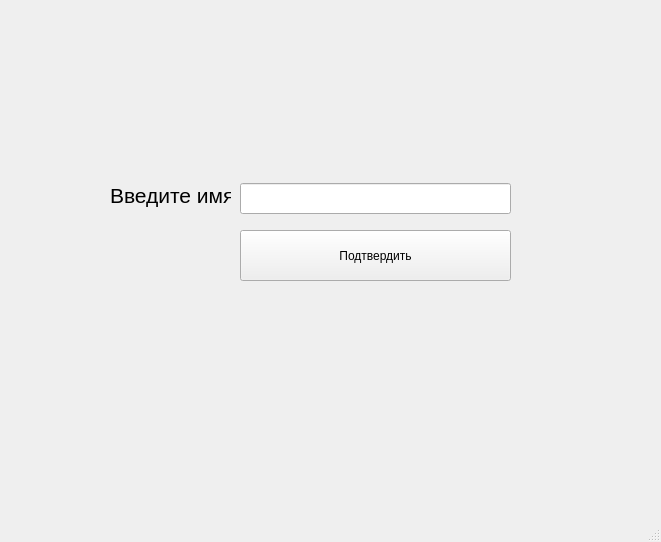
<?xml version="1.0" encoding="UTF-8"?>
<ui version="4.0">
 <class>MainWindow</class>
 <widget class="QMainWindow" name="MainWindow">
  <property name="geometry">
   <rect>
    <x>0</x>
    <y>0</y>
    <width>661</width>
    <height>542</height>
   </rect>
  </property>
  <property name="windowTitle">
   <string>Registration</string>
  </property>
  <widget class="QWidget" name="centralwidget">
   <widget class="QLabel" name="label">
    <property name="geometry">
     <rect>
      <x>110</x>
      <y>180</y>
      <width>121</width>
      <height>31</height>
     </rect>
    </property>
    <property name="font">
     <font>
      <pointsize>16</pointsize>
     </font>
    </property>
    <property name="text">
     <string>Введите имя:</string>
    </property>
   </widget>
   <widget class="QLineEdit" name="lineEdit">
    <property name="geometry">
     <rect>
      <x>240</x>
      <y>183</y>
      <width>271</width>
      <height>31</height>
     </rect>
    </property>
    <property name="font">
     <font>
      <pointsize>16</pointsize>
     </font>
    </property>
    <property name="text">
     <string/>
    </property>
   </widget>
   <widget class="QPushButton" name="pushButton">
    <property name="geometry">
     <rect>
      <x>240</x>
      <y>230</y>
      <width>271</width>
      <height>51</height>
     </rect>
    </property>
    <property name="text">
     <string>Подтвердить</string>
    </property>
   </widget>
  </widget>
  <widget class="QMenuBar" name="menubar">
   <property name="geometry">
    <rect>
     <x>0</x>
     <y>0</y>
     <width>661</width>
     <height>21</height>
    </rect>
   </property>
  </widget>
  <widget class="QStatusBar" name="statusbar"/>
 </widget>
 <resources/>
 <connections/>
</ui>
